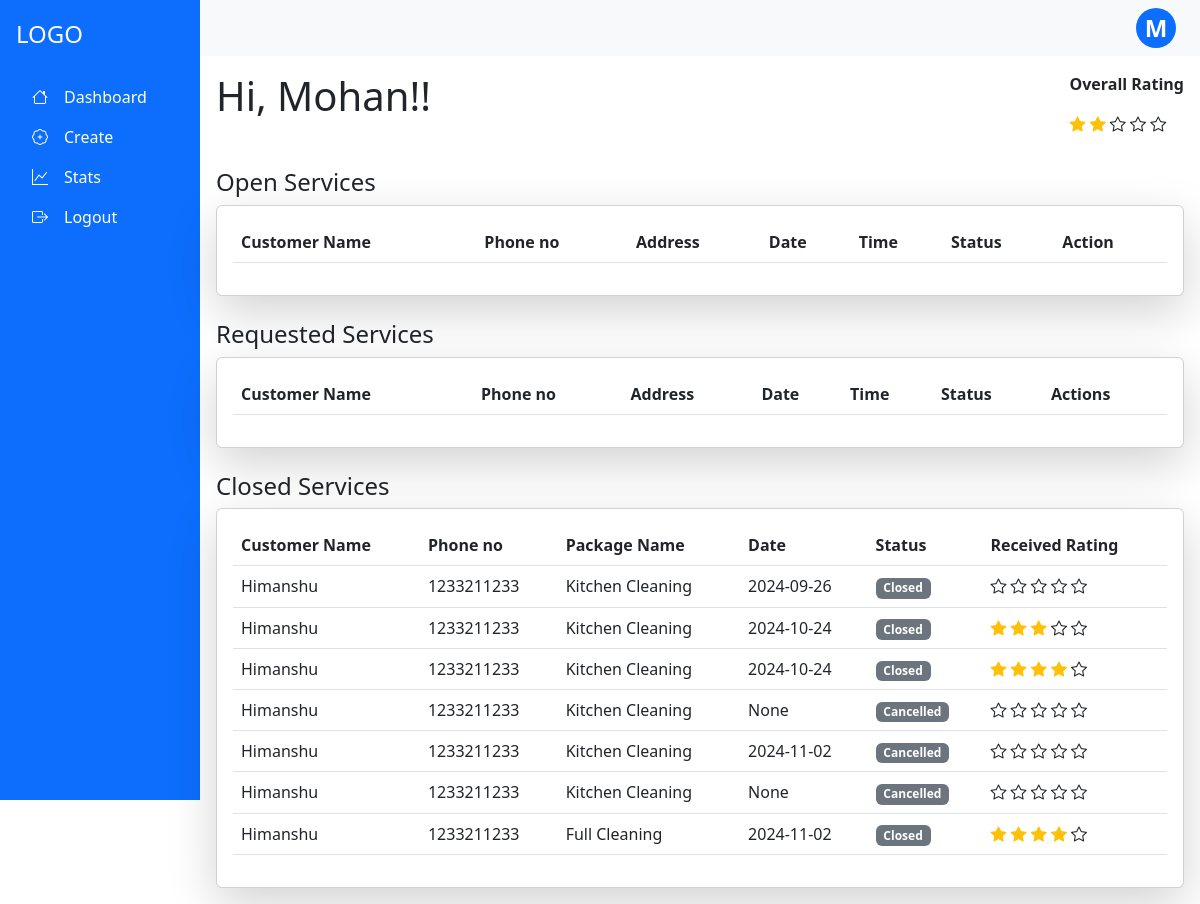
Page /serviceprovider/dashboard (signed in) on the committed database.
### app.py (models this page shows, shortened)
class ServiceProvider(db.Model,UserMixin):
    __tablename__='serviceprovider'
    sp_id=db.Column(db.Integer, primary_key=True, autoincrement= True)
    sp_name=db.Column(db.String,unique=True)
    sp_address=db.Column(db.String)
    sp_email=db.Column(db.String,unique=True)
    sp_password=db.Column(db.String)
    sp_exp=db.Column(db.Integer)
    sp_phone=db.Column(db.String)
    sp_city=db.Column(db.String)
    sp_rating=db.Column(db.Integer)
    sp_status=db.Column(db.String)
    sp_rfile=db.Column(db.String)
    sp_servicename=db.Column(db.String,db.ForeignKey("services.s_name"))
    mypackages=db.relationship("Package", backref="servprovider",cascade="all, delete-orphan")
    receive_request=db.relationship("Request",backref="servprovider",cascade="all, delete-orphan")

class Request(db.Model):
    __tablename__="request"
    r_id=db.Column(db.Integer, primary_key=True, autoincrement= True)
    sp_id=db.Column(db.Integer, db.ForeignKey("serviceprovider.sp_id"),nullable=False)
    c_id=db.Column(db.Integer, db.ForeignKey("customer.c_id"),nullable=False)
    p_id=db.Column(db.Integer, db.ForeignKey("package.p_id"),nullable=False)
    r_date=db.Column(db.String)
    r_time=db.Column(db.String)
    r_address=db.Column(db.String)
    r_city=db.Column(db.String)
    r_status=db.Column(db.String)
    r_rating=db.Column(db.Integer)

class Customer(db.Model,UserMixin):
    __tablename__="customer"
    c_id=db.Column(db.Integer, primary_key=True, autoincrement= True)
    c_name=db.Column(db.String,unique=True)
    c_address=db.Column(db.String)
    c_city=db.Column(db.String)
    c_email=db.Column(db.String,unique=True)
    c_password=db.Column(db.String)
    c_phone=db.Column(db.String)
    c_status=db.Column(db.String)
    Sent_Request=db.relationship("Request",backref="cust")

class Package(db.Model):
    __tablename__="package"
    p_id=db.Column(db.Integer, primary_key=True, autoincrement= True)
    p_name=db.Column(db.String)
    p_price=db.Column(db.Integer)
    p_description=db.Column(db.String)
    p_rating=db.Column(db.Integer)
    s_id=db.Column(db.Integer, db.ForeignKey("services.s_id"),nullable=False)
    sp_id=db.Column(db.Integer, db.ForeignKey("serviceprovider.sp_id"),nullable=False)
    req=db.relationship("Request",backref="pack")

### app.py (the view, shortened to what this page needs)
@app.route("/serviceprovider/dashboard", methods=["GET","POST"])
@login_required
def SPDashboard():
    if request.method=="GET" and "accept" in request.args:
        rid=request.args.get("rid")
        response=requests.put("http://127.0.0.1:5000/api/book/edit",json={"rid":rid,'r_status': 'Accepted'})
        if response.status_code==200:
            return redirect("/serviceprovider/dashboard")
        else:
            return "something went wrong"
    elif request.method=="GET":
        d=datetime.date.today()
        cd = d.strftime("%d-%m-%Y")
        r=db.session.query(Request).filter_by(sp_id=current_user.sp_id,r_date=cd,r_status="Accepted").all()
        Opser = db.session.query(Request).filter_by(sp_id=current_user.sp_id).filter(Request.r_status.in_(["Accepted", "Finished"])).all()
        reqser=db.session.query(Request).filter_by(sp_id=current_user.sp_id,r_status="Requested").all()
        closeser=db.session.query(Request).filter(Request.sp_id==current_user.sp_id,Request.r_status.in_(["Closed", "Cancelled"])).all()
        mypack=current_user.mypackages
        if mypack:
            rate=0
            for p in mypack:
                rate+=p.p_rating
            rating = math.ceil(rate / len(mypack))
        else:
            rating=0
        current_user.sp_rating=rating
        db.session.commit()
        return render_template("/ServiceProvider/serviceprovider.html",cu=current_user,
                               rating=int(current_user.sp_rating),todays_requests=r,open_services=Opser,requested_services=reqser,closed_services=closeser)

### app.py (called while the page is built)
@login_manager.user_loader
def load_user(user_id):
    utype,id=user_id.split("-")
    if utype=="c":
        return db.session.query(Customer).filter_by(c_id=id).first()
    elif utype=='sp':
        return db.session.query(ServiceProvider).filter_by(sp_id=id).first()
    else:
        return db.session.query(Admin).filter_by(admin_id=id).first()

### templates/ServiceProvider/serviceprovider.html (shortened to what this page needs)
{% extends "/ServiceProvider/serviceprovider_base.html" %}
{% block content %}
<div class="d-flex">
  <h1 class="mb-4 me-auto" >Hi, {{cu.sp_name}}!!</h1>
  {% if cu.sp_status=="Registered" %}
    <p> Waiting for admin's approval</p>
  {% elif cu.sp_status=="Flagged" %}
    <p> You are blocked by admin.</p>
  {% else %}
  <div>
    <p><strong>Overall Rating</strong></p>
    {% for i in range(rating) %}
      <i class="bi bi-star-fill text-warning"></i>
    {% endfor %}
    {% for i in range(5-rating) %}
      <i class="bi bi-star"></i>
    {% endfor %}
  </div>
</div>
<h4 class="mt-4">Open Services</h4>
<div class="card shadow-lg">
<div class="card-body">
<table class="table">
<thead>
  <tr>
    <th>Customer Name</th>
    <th>Phone no</th>
    <th>Address</th>
    <th>Date</th>
    <th>Time</th>
    <th>Status</th>
    <th>Action</th>
  </tr>
</thead>
</table>
</div>
</div>
<h4 class="mt-4">Requested Services</h4>
<div class="card shadow-lg">
<div class="card-body">
<table class="table">
<thead>
    <tr>
        <th>Customer Name</th>
        <th>Phone no</th>
        <th>Address</th>
        <th>Date</th>
        <th>Time</th>
        <th>Status</th>
        <th>Actions</th>
    </tr>
</thead>
</table>
</div>
</div>
<h4 class="mt-4">Closed Services</h4>
<div class="card shadow-lg">
  <div class="card-body">
    <table class="table">
      <thead>
          <tr>
            <th>Customer Name</th>
            <th>Phone no</th>
            <th>Package Name</th>
            <th>Date</th>
            <th>Status</th>
            <th>Received Rating</th>
          </tr>
      </thead>
      <tbody>
        {% for request in closed_services %}
          <tr>
            <td>{{request.cust.c_name}}</td>
            <td>{{request.cust.c_phone}}</td>
            <td>{{request.pack.p_name}}</td>
            <td>{{request.r_date}}</td>
            <td><span class="badge bg-secondary text-white">{{request.r_status}}</span></td>
              <td>
                {% for i in range(request.r_rating) %}
                <i class="bi bi-star-fill text-warning"></i>
                {% endfor %}
                {% for i in range(5-request.r_rating) %}
                <i class="bi bi-star"></i>
                {% endfor %}
              </td>
          </tr>
        {% endfor %}
      </tbody>
    </table>
  </div>
  {% endif %}
</div>
{% endblock %}

### templates/ServiceProvider/serviceprovider_base.html (shortened to what this page needs)
<!DOCTYPE html>
<html lang="en">
<head>
  <link href="https://cdn.jsdelivr.net/npm/bootstrap@5.3.0-alpha3/dist/css/bootstrap.min.css" rel="stylesheet">
  <link rel="stylesheet" href="https://cdn.jsdelivr.net/npm/bootstrap-icons/font/bootstrap-icons.css">
</head>
<body>
    <div class="container-fluid">
      <div class="row min-vh-100 d-flex flex-column flex-md-row">
        <nav class="col-md-3 col-lg-2 d-flex flex-column bg-primary text-white p-3 vh-100 position-fixed">
            <div class="text-start py-1 mb-3">
              <h4 class="text-white">LOGO</h4>
            </div>
            <ul class="nav flex-column">
              <li class="nav-item">
                <a class="nav-link text-white" href="/serviceprovider/dashboard"><i class="bi bi-house"></i><span class="px-3">Dashboard</span></a>
              </li>
              <li class="nav-item">
                <a class="nav-link text-white" href="/serviceprovider/create"><i class="bi bi-patch-plus"></i><span class="px-3">Create</span></a>
              </li>
              <li class="nav-item">
                <a class="nav-link text-white" href="/serviceprovider/stats"><i class="bi bi-graph-up"></i><span class="px-3">Stats</span></a>
              </li>
              <li class="nav-item">
                <a class="nav-link text-white" href="/logout"><i class="bi bi-box-arrow-right"></i><span class="px-3">Logout</span></a>
              </li>
            </ul>
        </nav>
        <div class="col-md-9 ms-sm-auto col-lg-10 px-md-0">
          <nav class="navbar navbar-expand-lg navbar-light bg-light w-100">
            <div class="dropdown ms-auto me-4">
              <a href="#" class="d-flex align-items-center text-decoration-none bg-primary text-white rounded-circle justify-content-center " style="width: 40px; height: 40px; font-size: 1.5rem; font-weight: bold;"
                 id="dropdownUser" data-bs-toggle="dropdown" aria-expanded="false">
                 {{cu.sp_name[:1]}}
              </a>
            </div>
          </nav>
          <main class="p-3">
            {% block content %}
            {% endblock %}
          </main>
        </div>
      </div>
    </div>
</body>
</html>

### rows in the picture
ServiceProvider: sp_name "M", sp_name "Mohan"
Request: cust.c_name "Himanshu", cust.c_phone "1233211233", pack.p_name "Kitchen Cleaning", r_date "2024-09-26", r_status "Closed", r_rating 0 (drawn)
Request: cust.c_name "Himanshu", cust.c_phone "1233211233", pack.p_name "Kitchen Cleaning", r_date "2024-10-24", r_status "Closed", r_rating 3 (drawn)
Request: cust.c_name "Himanshu", cust.c_phone "1233211233", pack.p_name "Kitchen Cleaning", r_date "2024-10-24", r_status "Closed", r_rating 4 (drawn)
Request: cust.c_name "Himanshu", cust.c_phone "1233211233", pack.p_name "Kitchen Cleaning", r_date "None", r_status "Cancelled", r_rating 0 (drawn)
Request: cust.c_name "Himanshu", cust.c_phone "1233211233", pack.p_name "Kitchen Cleaning", r_date "2024-11-02", r_status "Cancelled", r_rating 0 (drawn)
Request: cust.c_name "Himanshu", cust.c_phone "1233211233", pack.p_name "Kitchen Cleaning", r_date "None", r_status "Cancelled", r_rating 0 (drawn)
Request: cust.c_name "Himanshu", cust.c_phone "1233211233", pack.p_name "Full Cleaning", r_date "2024-11-02", r_status "Closed", r_rating 4 (drawn)
